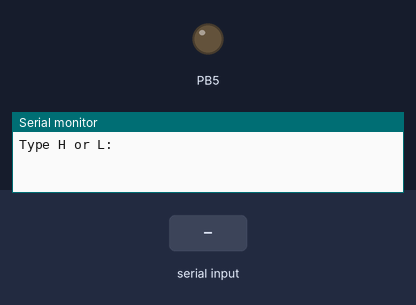
A program run on a simulated ATmega328P, built with avr-gcc and emulated at 16 MHz. On the bench: output pins drawn as LEDs (lit = HIGH), the last lines printed to the serial monitor. The inputs (shaded band) are chosen by the test bench. Sleep ends after the set time or at an interrupt.

Above: at 1.2 s.
1.3 s: "H" received over Serial
At 2.4 s:
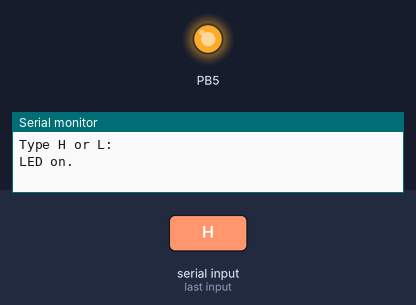
2.8 s: "L" received over Serial
At 3.6 s:
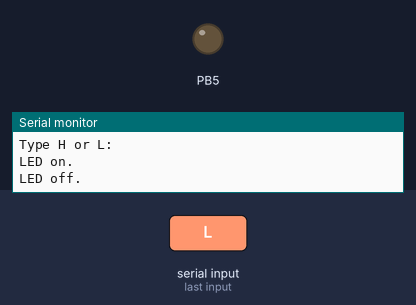
Timing chart, 0 to 5.8 s (numbered marks = the images above; inputs shaded):
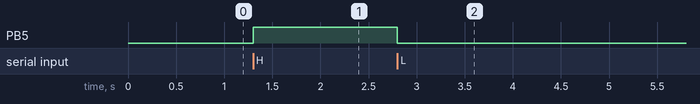

The program:

main.c
```c
#include <avr/io.h>

#include "uart.h"

/********************************************************************/

/**
 *  ARDUINO PHYSICAL PIXEL DEMO TRANSLATED TO C
 *
 *  This program demonstrates the capability of reading data from the UART,
 *  and then switching an LED on or off in response.
 *
 *  When the letter 'H' is received, the LED will be switched on; when 'L' is
 *  received the LED is switched off. The received character is idempotent, in
 *  case of multiple 'H' or 'L' chars in succession.
 */
    int
main (void)
{
    uart_init (9600);

    // Set port B pin 5 to output, compatible with the Arduino D13 (LED) pin
    DDRB |= 0x20;
    PORTB = 0;

    transmit_string ("Type H or L:\r\n");

    // enter an infinite loop, fetching data from the UART.
    while (1)
    {
        switch (uart_getchar ())
        {
        case 'H':
            // switch on the LED
            PORTB |= 0x20;
            transmit_string ("LED on.\r\n");
            break;

        case 'L':
            // switch off the LED
            PORTB &= ~0x20;
            transmit_string ("LED off.\r\n");
            break;

        default:
            transmit_string ("Type H or L:\r\n");
        }
    }

    return 0;
}

/********************************************************************/

/** vim: set ts=4 sw=4 et : */
```

uart.c
```c
#include <avr/io.h>
#include <avr/interrupt.h>
#include <avr/sleep.h>
#include <string.h>

#include "uart.h"

#define BUFFER_LENGTH 32

/********************************************************************/

// Each message could contain different data; either a string or an int.
union message_data
{
    const char *text;
    int number;
};

// each item in the transmit queue consists of the message data, and a
// pointer to a function to handle printing it. The function that prints the
// value will indicate if it has finished printing the data (all chars in a
// string, or all digits in an int) by returning 1 (finished) or 0 (more to
// go).
struct queue_item
{
    union message_data data;
    int (*transmit_function) (union message_data *data);
};

struct buffer
{
    struct queue_item items [BUFFER_LENGTH];
    int data_length;
    int head_pos;
    int tail_pos;
};

// global vars.
//
// First, the transmit queue structure.
static struct buffer transmit_queue;

// global int used as a mask to select the next digit to print.
static volatile int digit_mask;

// This string is used to map a digit to a character
static const char *digit_map = "0123456789ABCDEF";

// variable to hold a byte received from the UART hardware, and a flag variable
// tp indicate that data was received.
static volatile char received_data;
static volatile uint8_t got_char;

/********************************************************************/

static struct queue_item *allocate_item (void);
static int string_transmit_handler (union message_data *data);
static int integer_transmit_handler (union message_data *data);

/********************************************************************/

/**
 *  Initialise the UART hardware, as per the AVR datasheet.
 *
 *  This consists of setting the baud rate, frame format, and enabling the
 *  transmitter/receiver.
 */
    void
uart_init (baud_rate)
    unsigned long baud_rate;    // baud rate, in bits/sec
{
    // disabling interrupts is required during initialisation for interrupt
    // driven UART operation.
    cli ();

    // As per the ATmega328P datasheet (section 24.4.1, USART internal clock
    // generation), the baud rate clock is derived from the system clock via
    // a prescaling down-counter. Each tick of the system clock, the baud
    // counter is decremented, and when it reaches 0 it produces a tick of
    // the baud clock.
    unsigned long baud_counter = F_CPU / (16 * baud_rate) - 1;

    // The baud rate is 12 bits, split across two 8 bit registers. We have
    // to write the high bits first, because updating the low bit register
    // triggers an immediate update of the baud rate prescaler.
    UBRR0H = (unsigned char) (baud_counter >> 8);
    UBRR0L = (unsigned char) (baud_counter);

    // USART Control Register B bits:
    // 1 0 0 1 1 0 0 0
    // - enable the RX complete interrupt, but leave the UDRE interrupt disabled.
    // - enable the transmitter and receiver.
    UCSR0B = 0x98;

    // The reset value for UCSR0C is set to 8 bit frames, which we will use.
    // Set it to send two stop bits.
    UCSR0C |= 0x08;

    // Initialise the head and tail positions for the tx and rx queues, and
    // make sure their lengths are zero to begin with.
    transmit_queue.head_pos = 0;
    transmit_queue.tail_pos = 0;
    transmit_queue.data_length = 0;

    // set the digit mask to zero
    digit_mask = 0;

    received_data = 0;
    got_char = 0;

    // enable interrupts now that configuration is done.
    sei ();
}

/********************************************************************/

/**
 *  Adds a message to the next free slot in the transmit queue, for the USART
 *  hardware to send.
 *
 *  If the transmit queue is full, this function will return 0.
 */
    size_t
transmit_string (message)
    const char *message;        // pointer to the string to transmit
{
    struct queue_item *next_item = allocate_item ();

    // if the buffer is full, return 0.
    if (next_item == NULL)
        return 0;

    // Add the message string pointer, and set the correct function to handle
    // printing it.
    next_item->data.text = message;
    next_item->transmit_function = &(string_transmit_handler);

    // enable the UDRE interrupt by setting bit 5 in the UCSR0B register,
    // since it would be disabled if transmission isn't in progress.
    UCSR0B |= 0x20;

    return strlen (message);
}

/********************************************************************/

/**
 *  Convert an integer to a decimal string representation, and transmit the
 *  characters on the USART lines.
 */
    size_t
transmit_int (value)
    int value;
{
    struct queue_item *next_item = allocate_item ();

    if (next_item == NULL)
        return 0;

    // add the transmit_int message to the end of the queue.
    next_item->data.number = value;
    next_item->transmit_function = &(integer_transmit_handler);

    UCSR0B |= 0x20;

    return sizeof (int);
}

/********************************************************************/

/**
 *  Return the number of available slots in the transmit queue.
 *  This ensures that if callers need to send multiple messages, we can ensure
 *  the output doesn't get garbled if the last part of the message bundle would
 *  be dropped due to the queue filling up.
 */
    uint8_t
tx_slots_free (void)
{
    return BUFFER_LENGTH - transmit_queue.data_length;
}

/********************************************************************/

/**
 *  Wait for the next character to be received via the USART hardware.
 *  NOTE: this function cannot be called from within an ISR, as it makes use
 *  of sleep mode.
 *
 *  Return value is the received character.
 */
    char
uart_getchar (void)
{
    got_char = 0;

    // Now put the MCU to sleep until we receive a char.
    while (got_char != 1)
    {
        sei ();
        sleep_mode ();
    }

    return received_data;
}

/********************************************************************/

/**
 *  Fetch the next available slot in the transmit buffer. If the buffer is
 *  full, this function will return null.
 *
 *  This function will update the tail_pos index, and the data_length.
 */
    static struct queue_item *
allocate_item (void)
{
    struct queue_item *next_item;

    // First, check if the transmit queue is full.
    if (transmit_queue.data_length == BUFFER_LENGTH)
        return NULL;

    // next free slot points to tail_pos index of the items array.
    // Update the tail_pos after getting the pointer.
    next_item = transmit_queue.items + transmit_queue.tail_pos;
    transmit_queue.tail_pos ++;
    transmit_queue.tail_pos %= BUFFER_LENGTH;

    // increment the count of messages awaiting transmission.
    transmit_queue.data_length ++;

    return next_item;
}

/********************************************************************/

/**
 *  This function is called from the UDRE ISR, and handles printing the next
 *  character of a string to the USART hardware. If we have reached the null
 *  byte at the end of the string, this function returns 1. If not, we
 *  return 0 to indicate there are more chars to print.
 *
 *  Note that we are given a pointer to the message data union, so that we
 *  can advance the string to the next character.
 */
    static int
string_transmit_handler (data)
    union message_data *data;   // pointer to the message data.
{
    // check if the current char is a null byte
    if (*(data->text) == '\0')
        return 1;

    // pass the next char to the USART hardware by writing to the UDR0
    // register and advance the string to the next char.
    UDR0 = *(data->text);
    data->text ++;

    return 0;
}

/********************************************************************/

/**
 *  This function is called from the UDRE ISR. It handles printing the next
 *  digit of the number, and updating the mask and number.
 *
 *  Return value is 1 if we have finished printing all digits.
 */
    static int
integer_transmit_handler (data)
    union message_data *data;
{
    uint8_t next_digit;

    // handle printing the - sign for a negative int.
    if (data->number < 0)
    {
        UDR0 = '-';
        data->number *= -1;
        return 0;
    }

    // the mask variable will be zero if this is the first digit being printed.
    // In that case, set it to select the left most decimal digit.
    // Note that ints are 16 bits long, range -32,768 to 32,767
    if (digit_mask == 0)
    {
        digit_mask = 10000;

        // find the most significant digit by repeatedly dividing the mask by
        // 10.
        while (data->number / digit_mask == 0)
            digit_mask /= 10;
    }

    // Get the next digit by integer division with the mask, then the
    // remaining digits still to be printed is obtained by modulo division.
    next_digit = data->number / digit_mask;
    data->number %= digit_mask;
    digit_mask /= 10;

    // convert the digit to a character, and store it in the USART data
    // register.
    UDR0 = digit_map [next_digit];

    return (digit_mask == 0? 1 : 0);
}

/********************************************************************/

/**
 *  USART Data Register Empty interrupt handler.
 *
 *  This is invoked once the USART hardware is ready to receive another byte
 *  of data to transmit. The action performed will be to either load another
 *  byte from our transmit buffer into the data register, or if there is no
 *  more data to be transmitted, disable the UDRE interrupt.
 */
ISR (USART_UDRE_vect)
{
    struct queue_item *current_item;

    // Check if there's data available in the transmit queue.
    if (transmit_queue.data_length > 0)
    {
        current_item = transmit_queue.items + transmit_queue.head_pos;

        // Invoke the function pointer to print the next character of the
        // output, and check if the function indicates this item is finished.
        // The transmit_function is responsible for advancing to the next
        // char of the string, or next digit of an int.
        if (current_item->transmit_function (&(current_item->data)) == 1)
        {
            transmit_queue.head_pos ++;
            transmit_queue.head_pos %= BUFFER_LENGTH;
            transmit_queue.data_length --;
        }
    }
    else
    {
        // nothing to transmit, so disable the UDRE interrupt.
        UCSR0B &= ~0x20;
    }
}

/********************************************************************/

/**
 *  USART RX Complete interrupt handler.
 *
 *  This is invoked once the USART hardware has received a byte. The action
 *  performed is to read the data from the USART data register (which clears
 *  the interrupt) and store the value in a global variable.
 */
ISR (USART_RX_vect)
{
    received_data = UDR0;
    got_char = 1;
}

/********************************************************************/

// vim: ts=4 sw=4 et
```

uart.h
```c
/**
 *  uart.h
 *
 *  Functions to transmit and receive data via built in UART hardware
 */

#ifndef _UART_H
#define _UART_H

#include <string.h>

void uart_init (unsigned long baud_rate);
size_t transmit_string (const char *message);
size_t transmit_int (int value);
uint8_t tx_slots_free (void);

char uart_getchar (void);

#endif // _UART_H

// vim: ts=4 sw=4 et
```

Measured:
- after the input at 1.3 s, PB5: LOW → HIGH at once
- after the input at 2.8 s, PB5: HIGH → LOW at once
